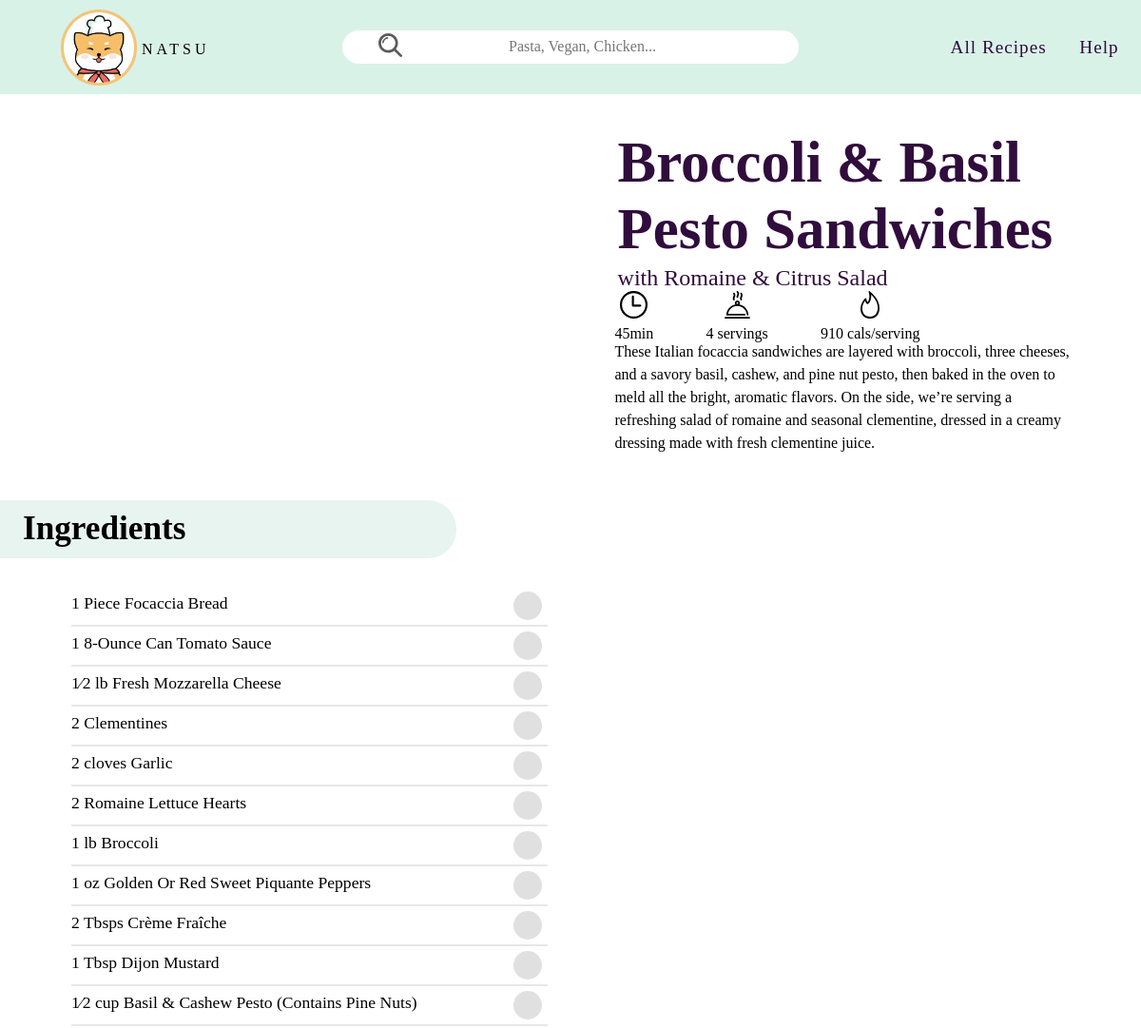
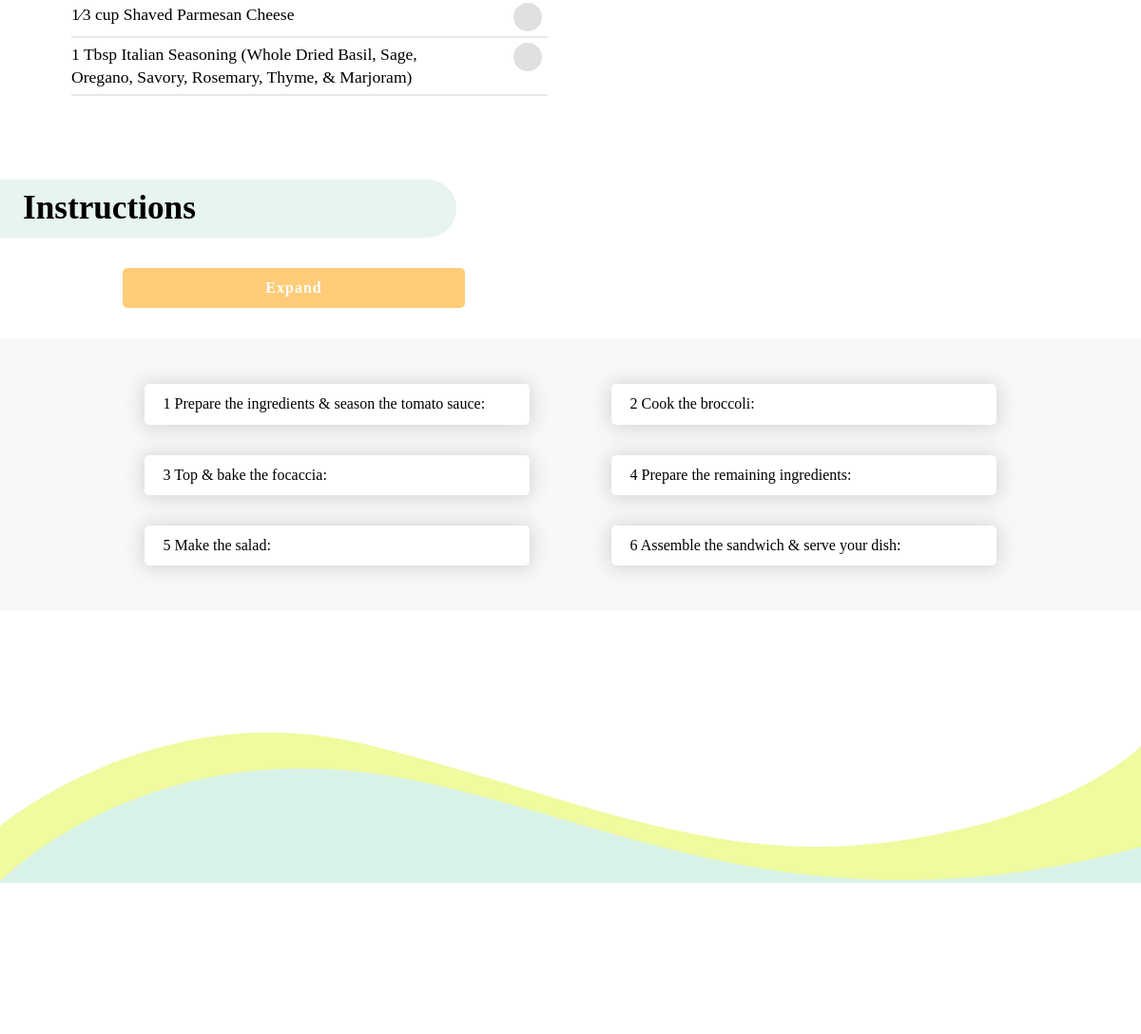
Page /recipe.php?id=3 on the committed database (2 pictures, top to bottom).
### tables this page shows
CREATE TABLE `recipes` (
  `id` int(11) NOT NULL,
  `tle` varchar(42) DEFAULT NULL,
  `subtitle` varchar(47) DEFAULT NULL,
  `description` varchar(416) DEFAULT NULL,
  `type` varchar(28) DEFAULT NULL,
  `cook_time` varchar(6) DEFAULT NULL,
  `servings` varchar(10) DEFAULT NULL,
  `cal` varchar(8) DEFAULT NULL,
  `cal_per_serving` varchar(16) DEFAULT NULL,
  `rounded_img` varchar(65) DEFAULT NULL,
  `main_img` varchar(60) DEFAULT NULL,
  `ingredients_img` varchar(33) DEFAULT NULL,
  `step_imgs` varchar(461) DEFAULT NULL,
  `all_ingredients` varchar(412) DEFAULT NULL,
  `step_title_1` varchar(52) DEFAULT NULL,
  `step_desc_1` varchar(898) DEFAULT NULL,
  `step_title_2` varchar(53) DEFAULT NULL,
  `step_desc_2` varchar(896) DEFAULT NULL,
  `step_title_3` varchar(43) DEFAULT NULL,
  `step_desc_3` varchar(745) DEFAULT NULL,
  `step_title_4` varchar(46) DEFAULT NULL,
  `step_desc_4` varchar(739) DEFAULT NULL,
  `step_title_5` varchar(47) DEFAULT NULL,
  `step_desc_5` varchar(869) DEFAULT NULL,
  `step_title_6` varchar(44) DEFAULT NULL,
  `step_desc_6` varchar(593) DEFAULT NULL
);

### recipe.php (the view, shortened to what this page needs)
<?php
include "includes/database.php";
 $id = $_GET['id'];
 $query = "SELECT * FROM recipes WHERE `id` LIKE '$id'";
 $result = mysqli_query($connection, $query);
 ?>
<!DOCTYPE html>
<html lang="en">
<head>
    <link rel="stylesheet" href="hamburgers-master/dist/hamburgers2.css">
    <link rel="stylesheet" href="recipe.css">
    <link rel="stylesheet" href="main.css">
    <link rel="stylesheet" href="checkbox.css">
</head>
<body>
<?php include "includes/_header.php";?>
<?php while ($row = mysqli_fetch_assoc($result)) {
?>
    <div class="afterheader">
        <div class="side">
            <div class="headerimg">
            </div>
            <div class="header" >
                <div id="title"><p><b><?php echo $row['tle'];?></b></p></div>
                <div id="subtitle"><p><?php echo $row['subtitle'];?></p></div>
            </div>
            <div class="icons">
                <div><img src="images/icons/time.svg" alt=""><p><?php echo $row['cook_time'];?></p></div>
                <div><img src="images/icons/serve.svg" alt=""><p><?php echo $row['servings'];?></p></div>
                <div><img src="images/icons/calories.svg" alt=""><p><?php echo $row['cal_per_serving'];?></p></div>
            </div>
            <div class="description">
                <p>
                <?php echo $row['description'];?>
                </p>
            </div>
        </div>
        <div class="ingredient">
            <h1>Ingredients</h1>
        </div>
    <div class="side2">
        <div class="ing-pic"><img src="IDM232-assets/ingredients_img/<?php echo $row['ingredients_img']; ?>" alt=""></div>
        <div class="ingredient-info">
                <div class="item">
                    <?php
                        $ingredStr = $row['all_ingredients'];
                        $ingredArray = explode("*", $ingredStr);
                        for ($lp=0; $lp<count($ingredArray); $lp++){
                            $oneIngred = $ingredArray[$lp];
                    ?>
                    <div class="inline">
                        <p id="food"><?php echo $oneIngred;?></p>
                        <div class="box1">
                        <div id="app">
                            <div class="card">
                            <ul id="list">
                                <li class="item">
                                <div class="custom-checkbox">
                                    <svg viewBox="0 0 35.6 35.6">
                                    <circle class="background" cx="17.8" cy="17.8" r="17.8"></circle>
                                    <circle class="stroke" cx="17.8" cy="17.8" r="14.37"></circle>
                                    <polyline class="check" points="11.78 18.12 15.55 22.23 25.17 12.87"></polyline>
                                    </svg>
                                </div>
                                </li>
                            </ul>
                            </div>
                        </div>
                    </div>
                </div>
                <hr>
                <?php } ?>
            </div>
    </div>
                        </div>
        <div class="ingredient">
            <h1>Instructions</h1>
        </div>
        <div id="exp-col">
            <button id="exp">
                <p><b>Expand</b></p>
            </button>
        </div>
        <div class="steps">
            <div class="step one">
                <p><?php echo $row['step_title_1'];?></p>
            </div>
            <div class="step two">
                <p><?php echo $row['step_title_2'];?></p>
            </div>
            <div class="step three">
                <p><?php echo $row['step_title_3'];?></p>
            </div>
            <div class="step four">
                <p><?php echo $row['step_title_4'];?></p>
            </div>
            <div class="step five">
                <p><?php echo $row['step_title_5'];?></p>
            </div>
            <div class="step six">
                <p><?php echo $row['step_title_6'];?></p>
            </div>
        </div>
        <?php } ?>
<?php include "includes/_footer.php";?>
</body>
</html>

### main.css (style rules this page uses)
input, button, submit { border:none; padding: 0; background: none }
html { font-family: quicksand; overflow-x: hidden; }
body { overflow-x: hidden; }
* { box-sizing: border-box; margin: 0; }

### checkbox.css (style rules this page uses)
#app { margin: 0; }
ul { list-style-type: none; margin:0; padding: 0; }
.custom-checkbox { position: relative; width: 30px; height: 30px; }

### rows in the picture
recipes: tle "Broccoli & Basil Pesto Sandwiches", subtitle "with Romaine & Citrus Salad", cook_time "45min", servings "4 servings", cal_per_serving "910 cals/serving", description "These Italian focaccia sandwiches are layered with broccoli, three cheeses, and a savory basil, cashew, and pine nut pesto, then baked in the oven to meld all the bright, aromatic flavors. On the side, weʼre serving a refreshing salad of romaine and seasonal clementine, dressed in a creamy dressing made with fresh clementine juice.", all_ingredients "1 Piece Focaccia Bread", all_ingredients "1 8-Ounce Can Tomato Sauce", all_ingredients "1⁄2 lb Fresh Mozzarella Cheese", all_ingredients "2 Clementines", all_ingredients "2 cloves Garlic", all_ingredients "2 Romaine Lettuce Hearts", all_ingredients "1 lb Broccoli", all_ingredients "1 oz Golden Or Red Sweet Piquante Peppers", all_ingredients "2 Tbsps Crème Fraîche", all_ingredients "1 Tbsp Dijon Mustard", all_ingredients "1⁄2 cup Basil & Cashew Pesto (Contains Pine Nuts)", all_ingredients "1⁄3 cup Shaved Parmesan Cheese", all_ingredients "1 Tbsp Italian Seasoning (Whole Dried Basil, Sage, Oregano, Savory, Rosemary, Thyme, & Marjoram)", step_title_1 "1 Prepare the ingredients & season the tomato sauce:", step_title_2 "2 Cook the broccoli:", step_title_3 "3 Top & bake the focaccia:", step_title_4 "4 Prepare the remaining ingredients:", step_title_5 "5 Make the salad:", step_title_6 "6 Assemble the sandwich & serve your dish:"
